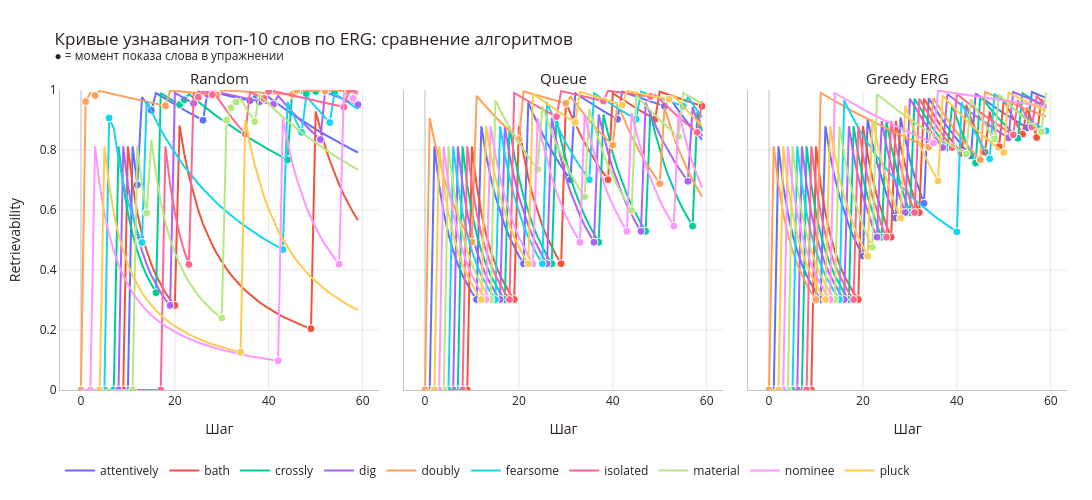

This figure's notebook cell:
### Code cell
# График 4: Кривые узнавания top-N слов side-by-side по алгоритмам

SESSION_SELECTOR_CONFIGS = [
    ("Random", RandomSelector, {}),
    ("Queue", QueueSelector, {}),
    ("Greedy ERG", GreedyFSRSSelector, {"english_level": "C1", "step_size_days": 1.0}),
]

SESSION_LEVEL = "C1"
SESSION_STEPS = 60
SESSION_WORDS = 10
SESSION_SEED = 42
SESSION_STEP_DAYS = 1.0
TOP_N = 12
MAX_COLS = 3

runs = []
for name, selector_type, selector_kwargs in SESSION_SELECTOR_CONFIGS:
    df_r, df_e, df_s = simulate_session_with_analysis(
        cefr_level=SESSION_LEVEL,
        n_steps=SESSION_STEPS,
        selector_type=selector_type,
        selector_kwargs=selector_kwargs,
        seed=SESSION_SEED,
        step_size_days=SESSION_STEP_DAYS,
        num_words=SESSION_WORDS,
    )
    runs.append((name, df_r, df_e, df_s))

df_erg_all = pd.concat(
    [df_e.assign(selector=name) for name, _, df_e, _ in runs],
    ignore_index=True,
)

top_words = (
    df_erg_all.groupby("word")["erg"]
    .max()
    .nlargest(TOP_N)
    .index
    .tolist()
)

n_algorithms = len(runs)
cols = min(MAX_COLS, n_algorithms)
rows = int(np.ceil(n_algorithms / cols))

fig = make_subplots(
    rows=rows,
    cols=cols,
    subplot_titles=[run[0] for run in runs],
    shared_xaxes=True,
    shared_yaxes=True,
    horizontal_spacing=0.025,
    vertical_spacing=0.06,
)

colors = px.colors.qualitative.Plotly

for alg_idx, (name, df_r, df_e, _) in enumerate(runs):
    row = alg_idx // cols + 1
    col = alg_idx % cols + 1

    df_top_r = df_r[df_r["word"].isin(top_words)]
    df_top_ex = df_e[(df_e["exercised"]) & (df_e["word"].isin(top_words))]
    ret_lookup = df_top_r.set_index(["word", "step"])["retrievability"]

    for i, word in enumerate(top_words):
        color = colors[i % len(colors)]
        sub = df_top_r[df_top_r["word"] == word].sort_values("step")

        fig.add_trace(
            go.Scatter(
                x=sub["step"],
                y=sub["retrievability"],
                mode="lines",
                name=word,
                line=dict(color=color, width=2),
                legendgroup=word,
                showlegend=(alg_idx == 0),
                hovertemplate=f"{name}<br>{word}<br>шаг: %{{x}}<br>R: %{{y:.3f}}<extra></extra>",
            ),
            row=row,
            col=col,
        )

        ex_steps = df_top_ex[df_top_ex["word"] == word]["step"].values
        ex_y = [ret_lookup.get((word, s), None) for s in ex_steps]

        fig.add_trace(
            go.Scatter(
                x=ex_steps,
                y=ex_y,
                mode="markers",
                marker=dict(
                    symbol="circle",
                    size=8,
                    color=color,
                    line=dict(color="white", width=1),
                ),
                legendgroup=word,
                showlegend=False,
                hovertemplate=f"{name}<br>{word}<br>показано на шаге: %{{x}}<br>R: %{{y:.3f}}<extra></extra>",
            ),
            row=row,
            col=col,
        )

fig.update_layout(
    template="plotly_white",
    title=f"Кривые узнавания топ-{len(top_words)} слов по ERG: сравнение алгоритмов"
          "<br><sup>● = момент показа слова в упражнении</sup>",
    paper_bgcolor="white",
    plot_bgcolor="white",
    font=dict(color="#2b1f24"),
    height=500 * rows,
    width=430 * cols,
    legend=dict(
        orientation="h",
        y=-0.22,
        font=dict(color="#2b1f24"),
    ),
    margin=dict(t=90, b=110, l=60, r=25),
)

fig.update_annotations(font=dict(color="#2b1f24", size=15))

fig.update_xaxes(
    title_text="Шаг",
    gridcolor="rgba(120,120,120,0.18)",
    zerolinecolor="rgba(120,120,120,0.25)",
    linecolor="rgba(120,120,120,0.45)",
    tickfont=dict(color="#2b1f24"),
    title_font=dict(color="#2b1f24"),
)

fig.update_yaxes(
    range=[0, 1],
    gridcolor="rgba(120,120,120,0.18)",
    zerolinecolor="rgba(120,120,120,0.25)",
    linecolor="rgba(120,120,120,0.45)",
    tickfont=dict(color="#2b1f24"),
    title_font=dict(color="#2b1f24"),
)

# Подпись оси Y оставляем только у левого графика
for r in range(1, rows + 1):
    fig.update_yaxes(title_text="Retrievability", row=r, col=1)
    for c in range(2, cols + 1):
        fig.update_yaxes(title_text="", row=r, col=c)

fig.show()
